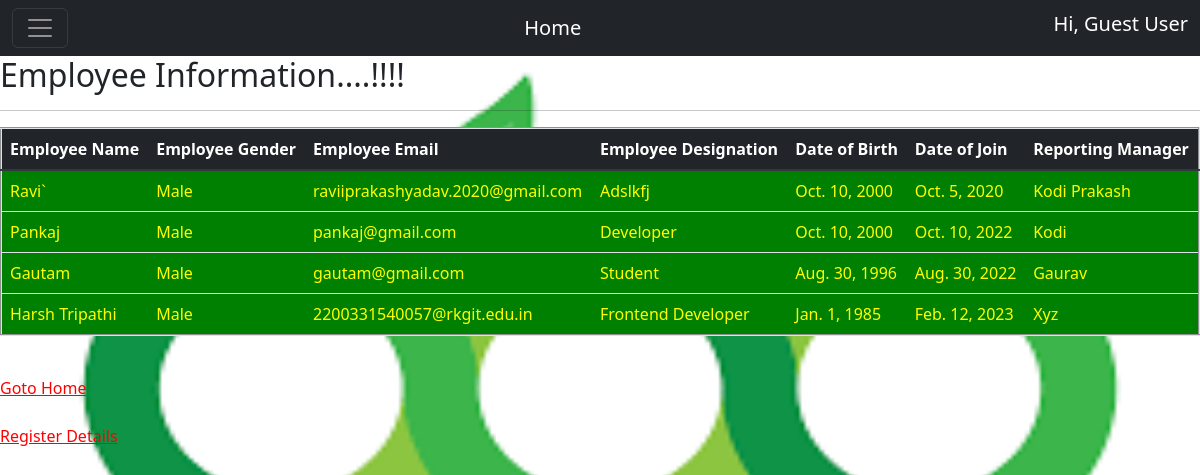
Page /app/get_emp_data on the committed database.
### app/models.py (models this page shows, shortened)
class Employee(models.Model):
    CHOICE=(('male','Male'), ('female',' Female'),('other','Others'))
    name=models.CharField(max_length=30)
    email=models.EmailField()
    date_of_birth=models.DateField()
    date_of_join=models.DateField()
    gender=models.CharField(max_length=20, choices=CHOICE )
    designation=models.CharField(max_length=30)
    reporting_manager=models.CharField(max_length=30)

### app/views.py (the view)
# urls.py: path("get_emp_data", views.get_emp_data),
def get_emp_data(request):
    emp_data=Employee.objects.all()
    return render(request,'app/emp_data.html',{'emp_data':emp_data})

### templates/app/emp_data.html (shortened to what this page needs)
{% extends 'app/base.html' %}
  {% block body_block %}
    <h2>Employee Information....!!!!</h2>
    <hr>
    <table class="table" border="2">
        <thead class="thead-dark">
          <tr>
            <th scope="col">Employee Name</th>
            <th scope="col">Employee Gender</th>
            <th scope="col">Employee Email</th>
            <th scope="col">Employee Designation</th>
            <th scope="col">Date of Birth</th>
            <th scope="col">Date of Join</th>
            <th scope="col">Reporting Manager</th>
          </tr>
        </thead>
        <tbody>
            {% for data in emp_data %}
          <tr>
            <td> {{data.name|title}}</td>
            <td> {{data.gender|title}}</td>
            <td>{{data.email|lower}}</td>
            <td>{{data.designation|title}}</td>
            <td>{{data.date_of_birth}}</td>
            <td>{{data.date_of_join}}</td>
            <td>{{data.reporting_manager|title}}</td>
          </tr>
          {% endfor %}
        </tbody>
      </table>
    <br>
    <a href="/app/home" >Goto Home</a>
    <br>
    <br>
    <a href="/app/empdataform">Register Details</a>
    {% endblock %}

### templates/app/base.html (shortened to what this page needs)
<!DOCTYPE html>
<html lang="en">
<head>
  <link rel="stylesheet" href="https://maxcdn.bootstrapcdn.com/bootstrap/4.0.0/css/bootstrap.min.css"
>
    <link href="https://cdn.jsdelivr.net/npm/bootstrap@5.2.0/dist/css/bootstrap.min.css" rel="stylesheet">
    <link href="https://getbootstrap.com/docs/5.2/assets/css/docs.css" rel="stylesheet">
</head>
<body>
  <nav class="navbar navbar-dark bg-dark fixed" >
    <div class="container-fluid">
      <button class="navbar-toggler" type="button" data-bs-toggle="offcanvas" data-bs-target="#offcanvasDarkNavbar" aria-controls="offcanvasDarkNavbar">
        <span class="navbar-toggler-icon"></span>
      </button>
      <a class="navbar-brand" href="/app/home">Home</a>
{% if user.is_authenticated %}
      <h5 style="color: white">Hi, {{user.first_name|title}} {{user.last_name|title}}</h5>
     {% else %}
     <h5 style=color:white>Hi, Guest User</h5>
    {% endif %}
      </div>
  </nav>
{% block body_block %}
{% endblock %}
</body>
</html>

### templates/app/base.html (style rules this page uses)
body { background-repeat: no-repeat; background-attachment: fixed; background-size: 100% 100%; }

### templates/app/emp_data.html (style rules this page uses)
a:link { color: red; }
tr { background-color:green; color:yellow; }

### rows in the picture
Employee: name "Ravi`", gender "Male", email "raviiprakashyadav.2020@gmail.com", designation "Adslkfj", date_of_birth "Oct. 10, 2000", date_of_join "Oct. 5, 2020", reporting_manager "Kodi Prakash"
Employee: name "Pankaj", gender "Male", email "pankaj@gmail.com", designation "Developer", date_of_birth "Oct. 10, 2000", date_of_join "Oct. 10, 2022", reporting_manager "Kodi"
Employee: name "Gautam", gender "Male", email "gautam@gmail.com", designation "Student", date_of_birth "Aug. 30, 1996", date_of_join "Aug. 30, 2022", reporting_manager "Gaurav"
Employee: name "Harsh Tripathi", gender "Male", email "2200331540057@rkgit.edu.in", designation "Frontend Developer", date_of_birth "Jan. 1, 1985", date_of_join "Feb. 12, 2023", reporting_manager "Xyz"
